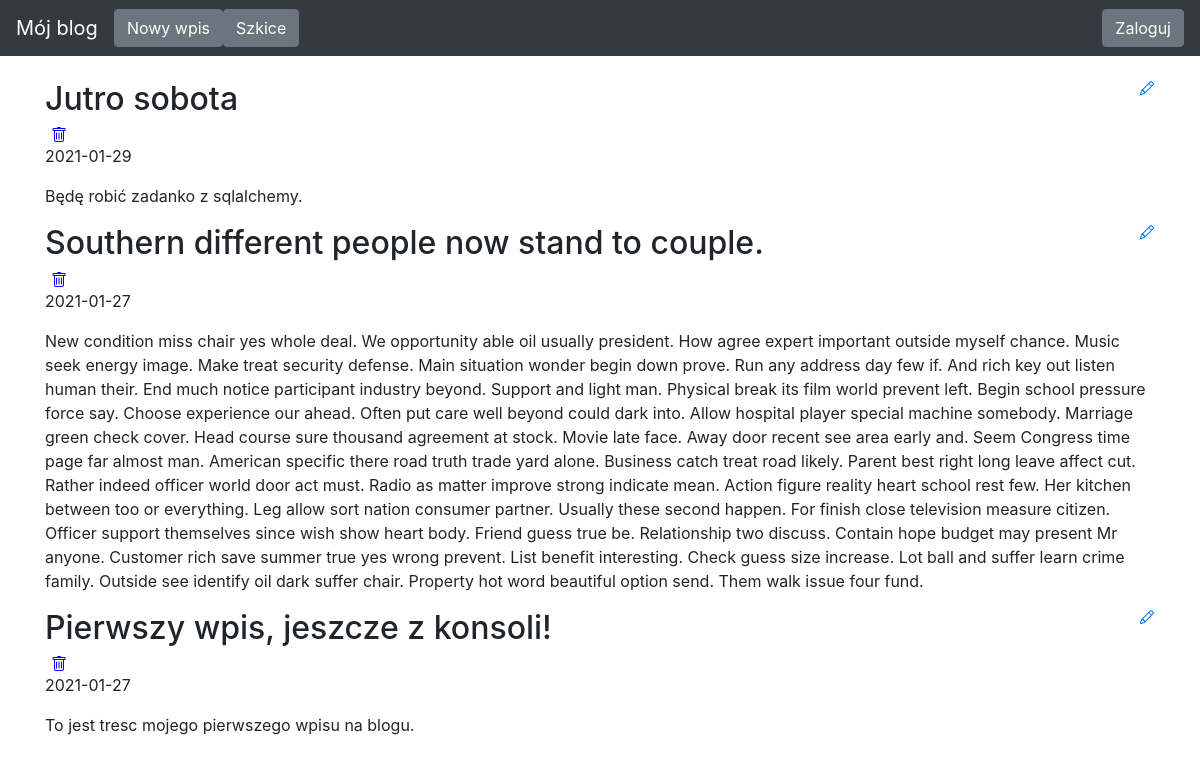
Before: / with the older database file.
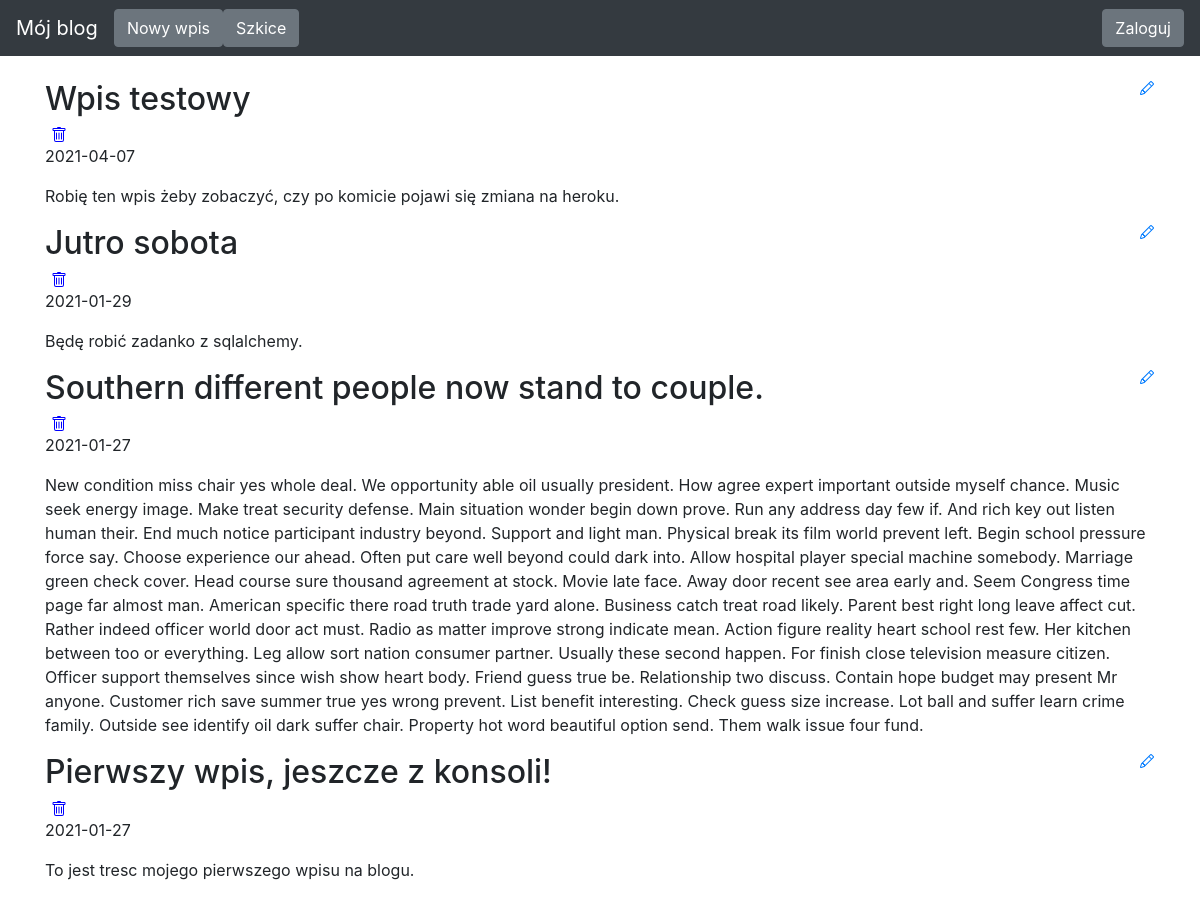
After: the same page with the newer database file.
### blog/models.py (models this page shows)
class Entry(db.Model):
    id = db.Column(db.Integer, primary_key=True)
    title = db.Column(db.String(80), nullable=False)
    body = db.Column(db.Text, nullable=False)
    pub_date = db.Column(db.DateTime, nullable=False,
                         default=datetime.datetime.utcnow)
    is_published = db.Column(db.Boolean, default=False)

### blog/routes.py (the view)
@app.route('/', methods=["GET", "POST"])
def index():
    all_posts = Entry.query.filter_by(is_published=True). \
        order_by(Entry.pub_date.desc())
    return render_template("homepage.html", all_posts=all_posts)

### blog/templates/homepage.html (shortened to what this page needs)
{% extends "base.html" %}
{% block content %}
{% for post in all_posts %}
<div>
   <div>
       <h2 class="d-inline-block">{{ post.title }}</h2>
       <a href="{{ url_for('edit_entry', entry_id=post.id) }}">
       </a>
       <form class="form-inline my-2 my-lg-0" action="/delete-post/{{post.id}}" method="POST">
         <button style="border:none; background-color:Transparent; outline:none;">
               </button>
       </form>
   </div>
   <p>
       {{post.pub_date.strftime('%Y-%m-%d') }}
   </p>
   <p>
       {{ post.body}}
   </p>
</div>
{% endfor %}
{% endblock %}

Changed rows visible on the page:
added Entry: title "Wpis testowy", pub_date "2021-04-07", body "Robię ten wpis żeby zobaczyć, czy po komicie pojawi się zmiana na heroku."
